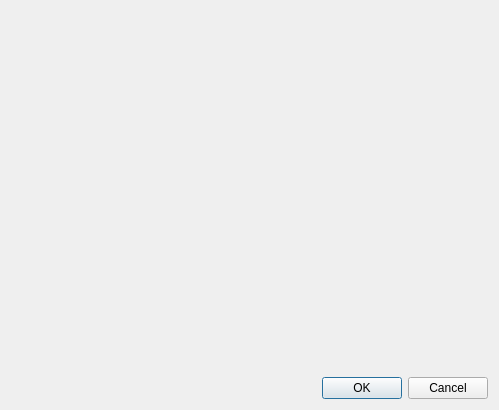
<?xml version="1.0" encoding="UTF-8"?>
<ui version="4.0">
 <class>NewDataDialog</class>
 <widget class="QDialog" name="NewDataDialog">
  <property name="geometry">
   <rect>
    <x>0</x>
    <y>0</y>
    <width>499</width>
    <height>410</height>
   </rect>
  </property>
  <property name="windowTitle">
   <string>Dialog</string>
  </property>
  <layout class="QVBoxLayout" name="verticalLayout">
   <item>
    <widget class="QWidget" name="replacedWidget" native="true"/>
   </item>
   <item>
    <widget class="QDialogButtonBox" name="buttonBox">
     <property name="orientation">
      <enum>Qt::Horizontal</enum>
     </property>
     <property name="standardButtons">
      <set>QDialogButtonBox::Cancel|QDialogButtonBox::Ok</set>
     </property>
    </widget>
   </item>
  </layout>
 </widget>
 <resources/>
 <connections>
  <connection>
   <sender>buttonBox</sender>
   <signal>accepted()</signal>
   <receiver>NewDataDialog</receiver>
   <slot>accept()</slot>
   <hints>
    <hint type="sourcelabel">
     <x>248</x>
     <y>254</y>
    </hint>
    <hint type="destinationlabel">
     <x>157</x>
     <y>274</y>
    </hint>
   </hints>
  </connection>
  <connection>
   <sender>buttonBox</sender>
   <signal>rejected()</signal>
   <receiver>NewDataDialog</receiver>
   <slot>reject()</slot>
   <hints>
    <hint type="sourcelabel">
     <x>316</x>
     <y>260</y>
    </hint>
    <hint type="destinationlabel">
     <x>286</x>
     <y>274</y>
    </hint>
   </hints>
  </connection>
 </connections>
</ui>
